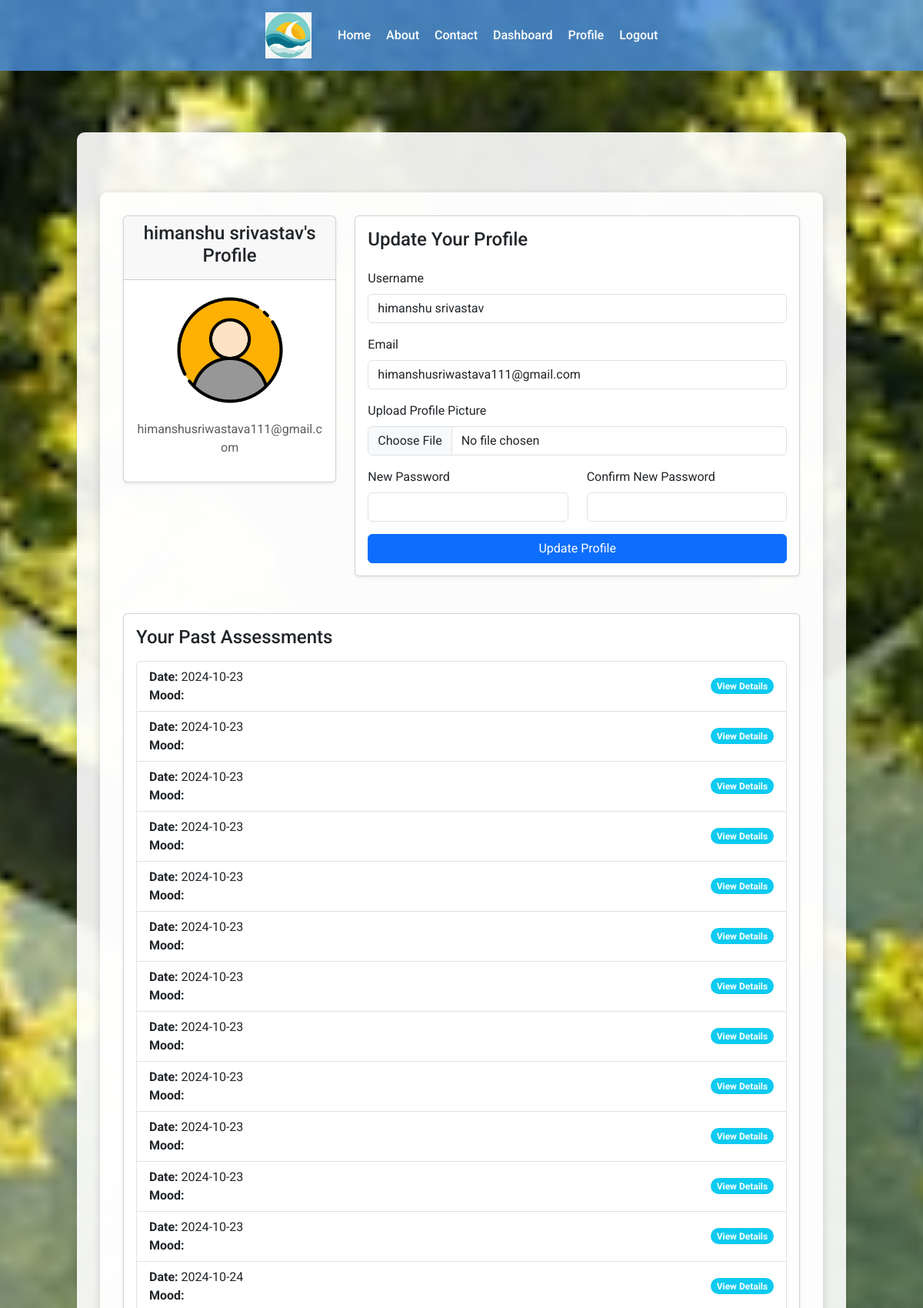
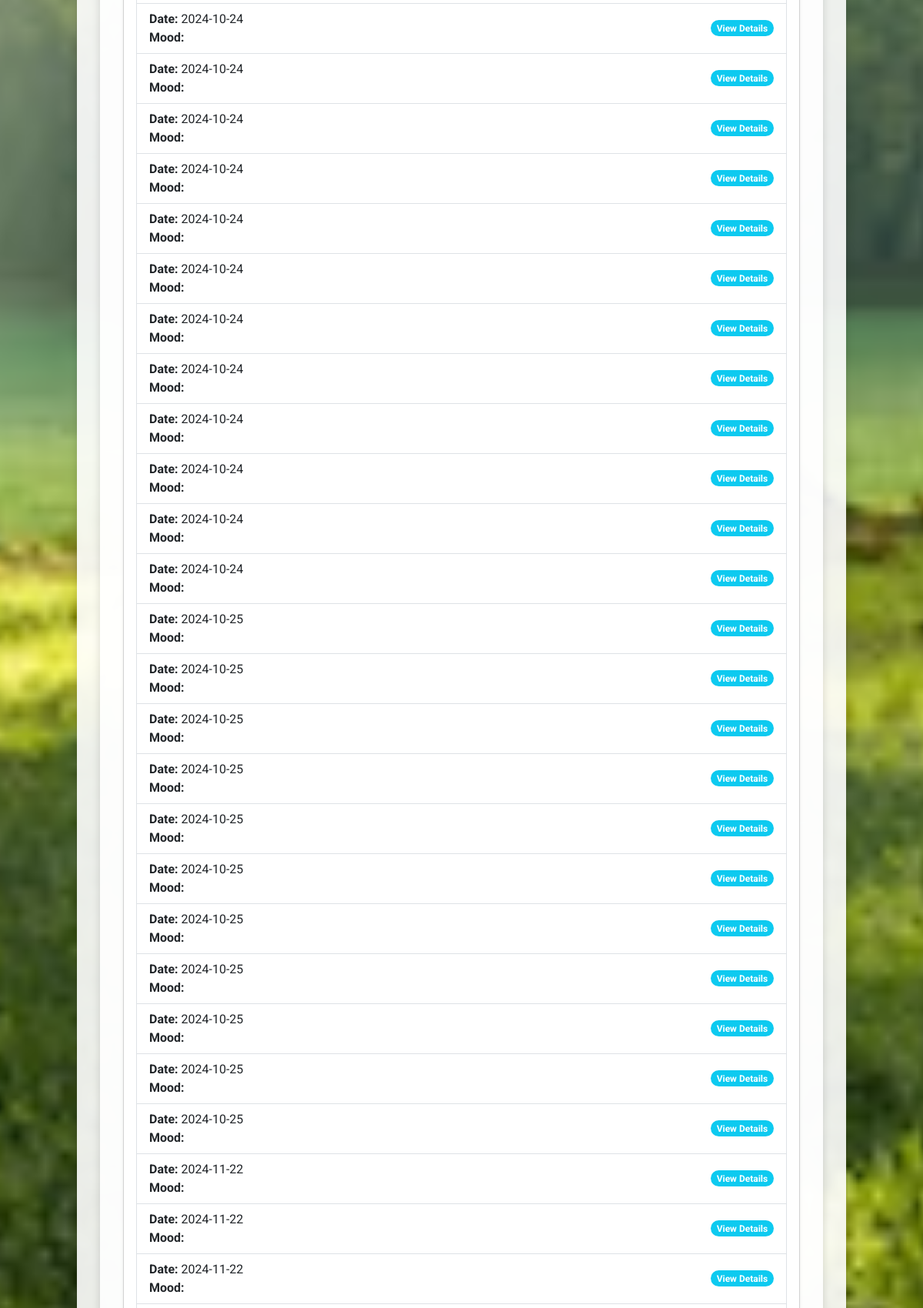
Screenshot of /profile (signed in, upper part) with the database file from the repository (2 pictures, top to bottom).
### models.py (models this page shows, shortened)
class UserModel(UserMixin, db.Model):
    __tablename__ = "users"
    id = db.Column(db.Integer, primary_key=True)
    email = db.Column(db.String(100), unique=True, nullable=False)
    username = db.Column(db.String(100), unique=True, nullable=False)
    password_hash = db.Column(db.String(250), nullable=False)
    profile_picture = db.Column(db.String(150), nullable=True)

class Assessments(db.Model):
    __tablename__ = "assessments"
    id = db.Column(db.Integer, primary_key=True)
    anxiety = db.Column(db.Integer, nullable=False)
    depression = db.Column(db.Integer, nullable=False)
    schizophrenia = db.Column(db.Integer, nullable=False)
    bipolar = db.Column(db.Integer, nullable=False)
    mood_score = db.Column(db.Float, nullable=False)
    date_created = db.Column(db.DateTime, default=datetime.utcnow)
    user_id = db.Column(db.Integer, db.ForeignKey("users.id"), nullable=False)
    user = db.relationship("UserModel", backref="assessments")

### routes.py (the view, shortened to what this page needs)
@app.route("/profile", methods=["GET", "POST"])
@login_required
def profile():
    user_assessments = Assessments.query.filter_by(user_id=current_user.id).all()
    return render_template(
        "profile.html", user=current_user, user_assessments=user_assessments
    )

### models.py (called while the page is built)
@login.user_loader
def load_user(user_id):
    return UserModel.query.get(int(user_id))

### templates/profile.html (shortened to what this page needs)
{% extends 'base.html' %}  {% block content %}
<div class="container mt-5">
  <div class="row">
    <div class="col-md-4">
      <div class="card shadow-sm">
        <div class="card-header text-center">
          <h4>{{ user.username }}'s Profile</h4>
        </div>
        <div class="card-body text-center">
          {% if user.profile_picture %}
          <img
            src="{{ url_for('static', filename='uploads/' ~ user.profile_picture) }}"
            alt="Profile Picture"
            class="img-fluid rounded-circle mb-3"
            style="width: 150px; height: 150px; object-fit: cover"
          />
          {% endif %}
          <p class="text-muted">{{ user.email }}</p>
        </div>
      </div>
    </div>
    <div class="col-md-8">
      <div class="card shadow-sm">
        <div class="card-body">
          <h4>Update Your Profile</h4>
          <form
            action="{{ url_for('profile') }}"
            method="POST"
            enctype="multipart/form-data"
            class="mt-4"
          >
            <div class="form-group mb-3">
              <label for="username" class="form-label">Username</label>
              <input
                type="text"
                id="username"
                name="username"
                class="form-control"
                value="{{ user.username }}"
                required
              />
            </div>
            <div class="form-group mb-3">
              <label for="email" class="form-label">Email</label>
              <input
                type="email"
                id="email"
                name="email"
                class="form-control"
                value="{{ user.email }}"
                required
              />
            </div>
            <div class="form-group mb-3">
              <label for="profile_picture" class="form-label"
                >Upload Profile Picture</label
              >
              <input
                type="file"
                id="profile_picture"
                name="profile_picture"
                class="form-control"
              />
            </div>
            <div class="row">
              <div class="col-md-6">
                <div class="form-group mb-3">
                  <label for="password" class="form-label">New Password</label>
                  <input
                    type="password"
                    id="password"
                    name="password"
                    class="form-control"
                  />
                </div>
              </div>
              <div class="col-md-6">
                <div class="form-group mb-3">
                  <label for="confirm_password" class="form-label"
                    >Confirm New Password</label
                  >
                  <input
                    type="password"
                    id="confirm_password"
                    name="confirm_password"
                    class="form-control"
                  />
                </div>
              </div>
            </div>
            <div class="form-group">
              <button type="submit" class="btn btn-primary w-100">
                Update Profile
              </button>
            </div>
          </form>
        </div>
      </div>
    </div>
  </div>
  <div class="row mt-5">
    <div class="col-md-12">
      <div class="card shadow-sm">
        <div class="card-body">
          <h4>Your Past Assessments</h4>
          {% if user_assessments %}
          <ul class="list-group mt-3">
            {% for assessment in user_assessments %}
            <li
              class="list-group-item d-flex justify-content-between align-items-center"
            >
              <div>
                <strong>Date:</strong> {{
                assessment.date_created.strftime('%Y-%m-%d') }} <br />
                <strong>Mood:</strong> {{ assessment.result }}
              </div>
              <span class="badge bg-info rounded-pill">View Details</span>
            </li>
            {% endfor %}
          </ul>
          {% else %}
          <p class="text-muted mt-3">
            You haven't completed any assessments yet.
          </p>
          {% endif %}
        </div>
      </div>
    </div>
  </div>
</div>
{% endblock %}

### templates/base.html (shortened to what this page needs)
<!DOCTYPE html>
<html lang="en">
  <head>
    <link
      href="https://cdn.jsdelivr.net/npm/bootstrap@5.3.0/dist/css/bootstrap.min.css"
      rel="stylesheet"
    />
  </head>
  <body>
    <header>
      <div
        class="d-flex justify-content-center align-items-center flex-column flex-md-row"
      >
        <a href="{{ url_for('index') }}">
          <img
            src="{{ url_for('static', filename='images/logo_for_tt1.jpeg') }}"
            alt=""
            class="logo"
          />
        </a>
        <nav class="mt-2 mt-md-0 ms-md-4">
          <ul class="d-flex justify-content-center">
            <li><a href="{{ url_for('index') }}">Home</a></li>
            <li><a href="{{ url_for('about') }}">About</a></li>
            <li><a href="{{ url_for('contact') }}">Contact</a></li>
            {% if current_user.is_authenticated %}
            <li><a href="{{ url_for('dashboard') }}">Dashboard</a></li>
            <li><a href="{{ url_for('profile') }}">Profile</a></li>
            <li><a href="{{ url_for('logout') }}">Logout</a></li>
            {% else %}
            <li><a href="{{ url_for('login') }}">Login</a></li>
            <li><a href="{{ url_for('register') }}">Register</a></li>
            {% endif %}
          </ul>
        </nav>
      </div>
    </header>
    <div class="alert-container">
    </div>
    <main>
      <div class="container">{% block content %}{% endblock %}</div>
    </main>
  </body>
</html>

### rows the page displays
UserModel: username "himanshu srivastav", profile_picture (placeholder picture), email "himanshusriwastava111@gmail.com"
Assessments: date_created "2024-10-23"
Assessments: date_created "2024-10-23"
Assessments: date_created "2024-10-23"
Assessments: date_created "2024-10-23"
Assessments: date_created "2024-10-23"
Assessments: date_created "2024-10-23"
Assessments: date_created "2024-10-23"
Assessments: date_created "2024-10-23"
Assessments: date_created "2024-10-23"
Assessments: date_created "2024-10-23"
Assessments: date_created "2024-10-23"
Assessments: date_created "2024-10-23"
Assessments: date_created "2024-10-24"
Assessments: date_created "2024-10-24"
Assessments: date_created "2024-10-24"
Assessments: date_created "2024-10-24"
Assessments: date_created "2024-10-24"
Assessments: date_created "2024-10-24"
Assessments: date_created "2024-10-24"
Assessments: date_created "2024-10-24"
Assessments: date_created "2024-10-24"
Assessments: date_created "2024-10-24"
Assessments: date_created "2024-10-24"
Assessments: date_created "2024-10-24"
Assessments: date_created "2024-10-24"
Assessments: date_created "2024-10-25"
Assessments: date_created "2024-10-25"
Assessments: date_created "2024-10-25"
Assessments: date_created "2024-10-25"
Assessments: date_created "2024-10-25"
Assessments: date_created "2024-10-25"
Assessments: date_created "2024-10-25"
Assessments: date_created "2024-10-25"
Assessments: date_created "2024-10-25"
Assessments: date_created "2024-10-25"
Assessments: date_created "2024-10-25"
Assessments: date_created "2024-11-22"
Assessments: date_created "2024-11-22"
Assessments: date_created "2024-11-22"
